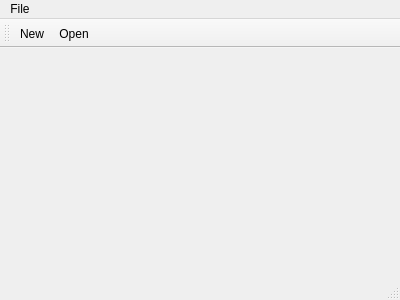
<?xml version="1.0" encoding="UTF-8"?>
<ui version="4.0">
 <class>MainWindow</class>
 <widget class="QMainWindow" name="MainWindow">
  <property name="geometry">
   <rect>
    <x>0</x>
    <y>0</y>
    <width>400</width>
    <height>300</height>
   </rect>
  </property>
  <property name="windowTitle">
   <string>MainWindow</string>
  </property>
  <widget class="QWidget" name="centralWidget"/>
  <widget class="QMenuBar" name="menuBar">
   <property name="geometry">
    <rect>
     <x>0</x>
     <y>0</y>
     <width>400</width>
     <height>27</height>
    </rect>
   </property>
   <widget class="QMenu" name="menuFile">
    <property name="title">
     <string>File</string>
    </property>
    <addaction name="actionNew"/>
    <addaction name="separator"/>
    <addaction name="actionOpen"/>
   </widget>
   <addaction name="menuFile"/>
  </widget>
  <widget class="QToolBar" name="mainToolBar">
   <attribute name="toolBarArea">
    <enum>TopToolBarArea</enum>
   </attribute>
   <attribute name="toolBarBreak">
    <bool>false</bool>
   </attribute>
   <addaction name="actionNew"/>
   <addaction name="actionOpen"/>
  </widget>
  <widget class="QStatusBar" name="statusBar"/>
  <action name="actionNew">
   <property name="text">
    <string>New</string>
   </property>
  </action>
  <action name="actionOpen">
   <property name="text">
    <string>Open</string>
   </property>
  </action>
 </widget>
 <layoutdefault spacing="6" margin="11"/>
 <resources/>
 <connections/>
</ui>
